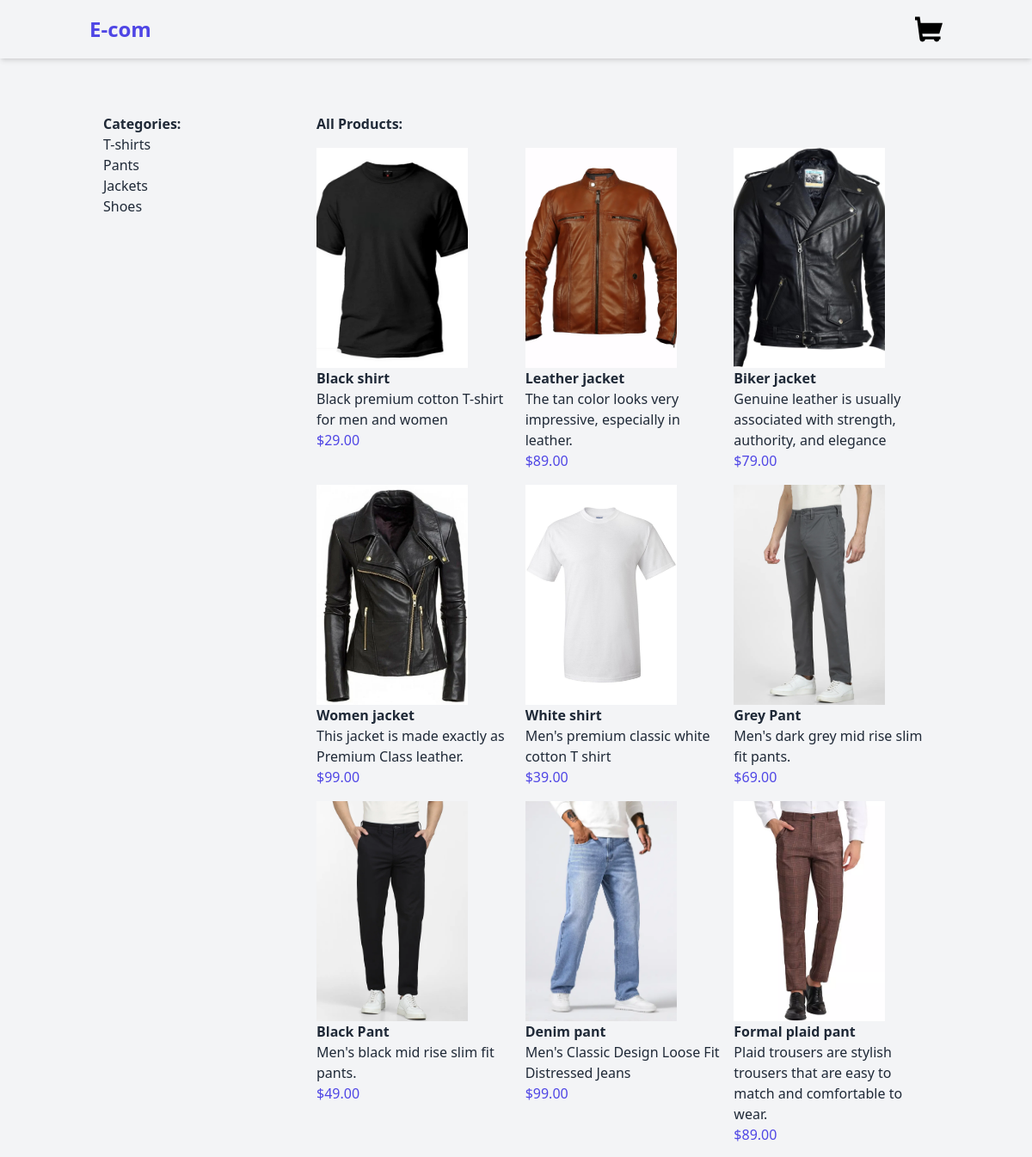
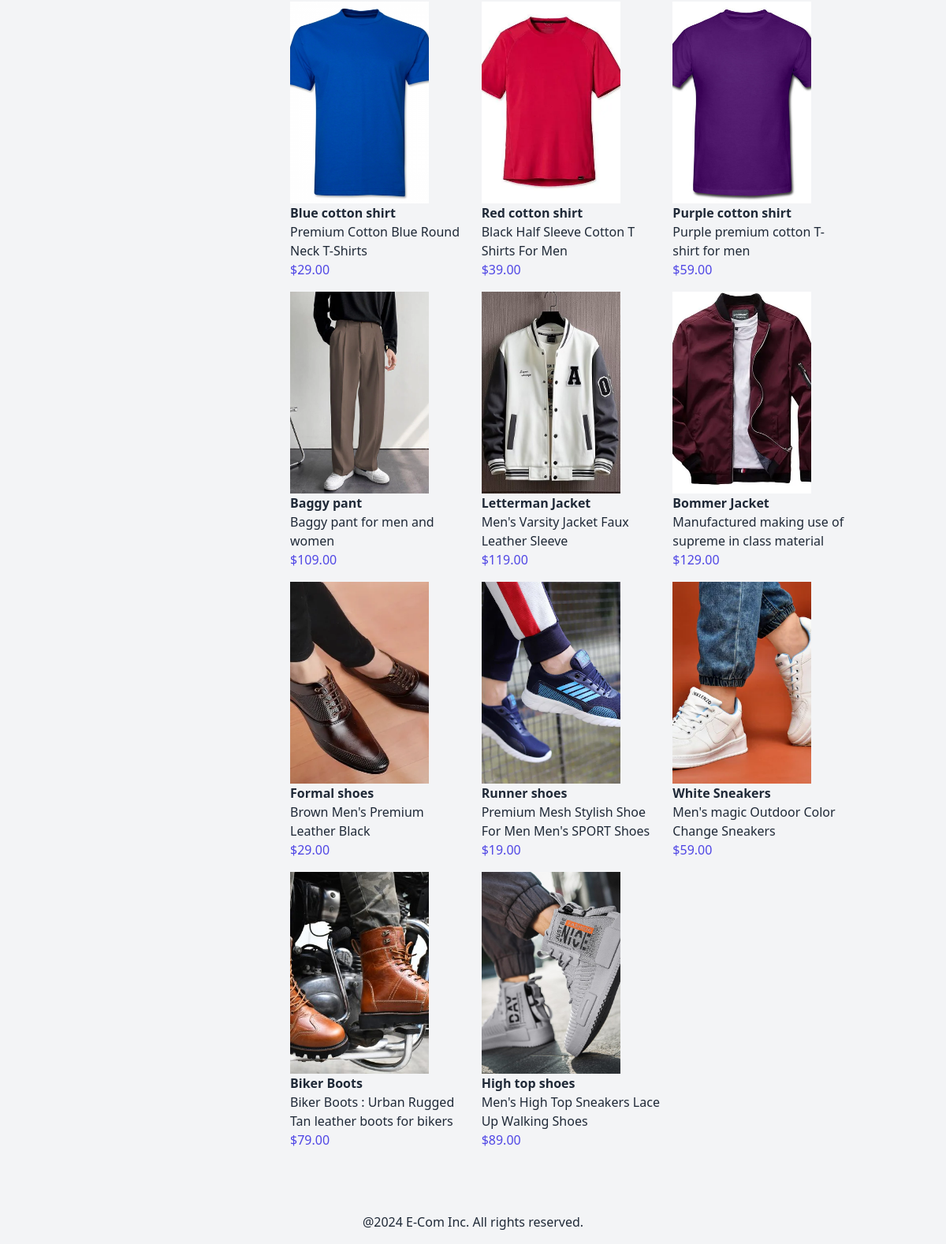
The page / on the database its author committed (2 pictures, top to bottom).
### products/models.py (models this page shows, shortened)
class Category(models.Model):
    name=models.CharField(max_length=150)
    slug=models.SlugField(unique=True)
    class Meta:
        verbose_name_plural = "categories"

class Product(models.Model):
    category=models.ForeignKey(Category, related_name='products', on_delete=models.CASCADE)
    name=models.CharField(max_length=250)
    slug=models.SlugField(max_length=250)
    description=models.TextField(blank=True)
    price=models.DecimalField(max_digits=10,decimal_places=2)
    available=models.BooleanField(default=True)
    created=models.DateField(auto_now_add=True)
    updated=models.DateTimeField(auto_now=True)
    image=models.ImageField(upload_to="products", blank=True, null=True)

### products/views.py (the view)
# urls.py: path('', views.product_list, name='product_list'),
def product_list(request, category_slug=None):
    category = None
    products = Product.objects.filter(available=True)
    categories = Category.objects.all()
    if category_slug:
        category = get_object_or_404(Category, slug=category_slug)
        products = products.filter(category=category)
    return render(request, 'products/product/list.html', {
        'category':category,
        'products':products,
        'categories':categories,
    })

### products/templates/products/product/list.html (shortened to what this page needs)
{% extends "base.html" %}
{%block content%}
<div class="container mx-auto p-4 flex">
    <aside class="w-1/4 p-4">
        <h2 class="font-bold">Categories:</h2>
        <ul>
            {%for category in categories%}
            <li>
                <a href="{% url 'products:product_list_by_category' category.slug %}">{{category.name}}</a>
            </li>
            {%endfor%}
        </ul>
    </aside>
    <main class="w-3/4 p-4">
        {%if category%}
        <h2 class="font-bold mb-4">{{category.name}}</h2>
        {%else%}
        <h2 class="font-bold mb-4">All Products:</h2>
        {%endif%}
        <div class="grid grid-cols-3 gap-4">
            {% for product in products %}
            <a href="{% url 'products:product_detail' product.id product.slug %}">
            <div>
                {% if product.image %}
                <img src="{{product.image.url}}" alt={{product.name}} class="h-64 w-44 object-cover">
                {%else%}
                <p>The image is not available</p>
                {%endif%}
                <h3 class="font-semibold">{{product.name}}</h3>
                <p>{{product.description}}</p>
                <p class="text-indigo-600">${{product.price}}</p>
            </div>
        </a>
            {%endfor%}
        </div>
    </main>
</div>
{%endblock%}

### templates/base.html (shortened to what this page needs)
<!DOCTYPE html>
<html lang="en">
	<head>
		{% load static %}
		<link href="{% static 'dist/styles.css'%}" rel="stylesheet" />
		<script src="https://cdn.tailwindcss.com"></script>
	</head>
	<body class="bg-gray-100 text-gray-800 flex flex-col min-h-screen">
		<header class="shadow-md">{% include "includes/nav.html" %}</header>
		<main class="container mx-auto py-8 flex-grow">
			{%block content%}{%endblock%}
		</main>
		<footer>
			<div class="container mx-auto p-4 text-center">
				<p>@2024 E-Com Inc. All rights reserved.</p>
			</div>
		</footer>
	</body>
</html>

### templates/includes/nav.html (shortened to what this page needs)
<nav class="container mx-auto p-4 flex justify-between items-center">
    <a href="/" class="text-2xl font-bold text-indigo-600">E-com</a>
    <a href="{% url 'cart:cart_detail'%}">
</a>
</nav>

### rows shown on the page
Category: name "T-shirts"
Category: name "Pants"
Category: name "Jackets"
Category: name "Shoes"
Product: image (picture), name "Black shirt", description "Black premium cotton T-shirt for men and women", price "29.00"
Product: image (picture), name "Leather jacket", description "The tan color looks very impressive, especially in leather.", price "89.00"
Product: image (picture), name "Biker jacket", description "Genuine leather is usually associated with strength, authority, and elegance", price "79.00"
Product: image (picture), name "Women jacket", description "This jacket is made exactly as Premium Class leather.", price "99.00"
Product: image (picture), name "White shirt", description "Men's premium classic white cotton T shirt", price "39.00"
Product: image (picture), name "Grey Pant", description "Men's dark grey mid rise slim fit pants.", price "69.00"
Product: image (picture), name "Black Pant", description "Men's black mid rise slim fit pants.", price "49.00"
Product: image (picture), name "Denim pant", description "Men's Classic Design Loose Fit Distressed Jeans", price "99.00"
Product: image (picture), name "Formal plaid pant", description "Plaid trousers are stylish trousers that are easy to match and comfortable to wear.", price "89.00"
Product: image (picture), name "Blue cotton shirt", description "Premium Cotton Blue Round Neck T-Shirts", price "29.00"
Product: image (picture), name "Red cotton shirt", description "Black Half Sleeve Cotton T Shirts For Men", price "39.00"
Product: image (picture), name "Purple cotton shirt", description "Purple premium cotton T-shirt for men", price "59.00"
Product: image (picture), name "Baggy pant", description "Baggy pant for men and women", price "109.00"
Product: image (picture), name "Letterman Jacket", description "Men's Varsity Jacket Faux Leather Sleeve", price "119.00"
Product: image (picture), name "Bommer Jacket", description "Manufactured making use of supreme in class material", price "129.00"
Product: image (picture), name "Formal shoes", description "Brown Men's Premium Leather Black", price "29.00"
Product: image (picture), name "Runner shoes", description "Premium Mesh Stylish Shoe For Men Men's SPORT Shoes", price "19.00"
Product: image (picture), name "White Sneakers", description "Men's magic Outdoor Color Change Sneakers", price "59.00"
Product: image (picture), name "Biker Boots", description "Biker Boots : Urban Rugged Tan leather boots for bikers", price "79.00"
Product: image (picture), name "High top shoes", description "Men's High Top Sneakers Lace Up Walking Shoes", price "89.00"
